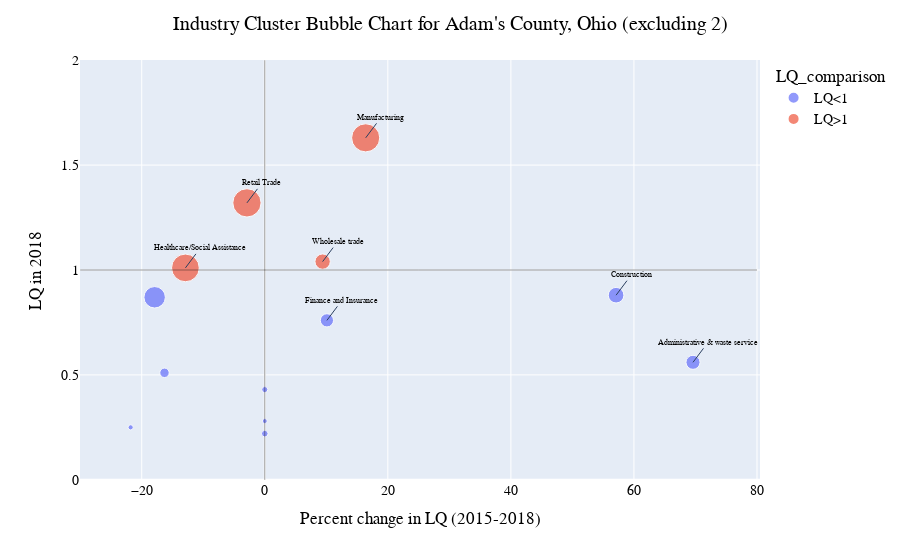

Notebook cell for this chart:
### Code cell
# Adding muliple Annotation to the figure
adam_bubble_filtered.add_annotation(
    x=16.4, y=1.63, text="Manufacturing")
adam_bubble_filtered.add_annotation(
    x=-2.9, y=1.32, text="Retail Trade")
adam_bubble_filtered.add_annotation(
    x=-12.9, y=1.01, text="Healthcare/Social Assistance")
adam_bubble_filtered.add_annotation(
    x=9.4, y=1.04, text="Wholesale trade")
adam_bubble_filtered.add_annotation(
    x=57.1, y=0.88, text="Construction")
adam_bubble_filtered.add_annotation(
    x=69.6, y=0.56, text="Administrative & waste service")
adam_bubble_filtered.add_annotation(
    x=10.1, y=0.76, text="Finance and Insurance")


adam_bubble_filtered.update_annotations(dict(
    xref="x", yref="y", font=dict(size=8),
    # showarrow=True,
    # arrowhead=7,
    ax=15, ay=-20  # location of text on the coordinates
))

adam_bubble_filtered.show()  # print the figure

### Figure 1 — Plotly figure (JSON) as saved in the notebook; plotly's stock layout.template omitted (floating-point values rounded to 4 significant figures)
{"data": [{"hovertemplate": "<b>%{hovertext}</b><br><br>LQ_comparison=LQ<1<br>Per_change_LQ=%{x}<br>LQ_2018=%{y}<br>Eri_2018=%{marker.size}<extra></extra>", "hovertext": ["Construction", "Transportation and warehousing", "Information", "Finance and insurance", "Real estate and rental and leasing", "Administrative and waste services", "Arts, entertainment, and recreation", "Accommodation and food services", "Other services, except public administration"], "legendgroup": "LQ<1", "marker": {"color": "#636efa", "size": [264, 47, 29, 189, 40, 214, 27, 498, 96], "sizemode": "area", "sizeref": 2.165, "symbol": "circle"}, "mode": "markers", "name": "LQ<1", "showlegend": true, "type": "scatter", "x": [57.1, 0, -21.8, 10.1, 0, 69.6, 0, -17.9, -16.3], "xaxis": "x", "y": [0.88, 0.22, 0.25, 0.76, 0.43, 0.56, 0.28, 0.87, 0.51], "yaxis": "y"}, {"hovertemplate": "<b>%{hovertext}</b><br><br>LQ_comparison=LQ>1<br>Per_change_LQ=%{x}<br>LQ_2018=%{y}<br>Eri_2018=%{marker.size}<extra></extra>", "hovertext": ["Manufacturing", "Wholesale trade", "Retail trade", "Health care and social assistance"], "legendgroup": "LQ>1", "marker": {"color": "#EF553B", "size": [856, 254, 866, 830], "sizemode": "area", "sizeref": 2.165, "symbol": "circle"}, "mode": "markers", "name": "LQ>1", "showlegend": true, "type": "scatter", "x": [16.4, 9.4, -2.9, -12.9], "xaxis": "x", "y": [1.63, 1.04, 1.32, 1.01], "yaxis": "y"}], "layout": {"annotations": [{"ax": 15, "ay": -20, "font": {"size": 8}, "text": "Manufacturing", "x": 16.4, "xref": "x", "y": 1.63, "yref": "y"}, {"ax": 15, "ay": -20, "font": {"size": 8}, "text": "Retail Trade", "x": -2.9, "xref": "x", "y": 1.32, "yref": "y"}, {"ax": 15, "ay": -20, "font": {"size": 8}, "text": "Healthcare/Social Assistance", "x": -12.9, "xref": "x", "y": 1.01, "yref": "y"}, {"ax": 15, "ay": -20, "font": {"size": 8}, "text": "Wholesale trade", "x": 9.4, "xref": "x", "y": 1.04, "yref": "y"}, {"ax": 15, "ay": -20, "font": {"size": 8}, "text": "Construction", "x": 57.1, "xref": "x", "y": 0.88, "yref": "y"}, {"ax": 15, "ay": -20, "font": {"size": 8}, "text": "Administrative & waste service", "x": 69.6, "xref": "x", "y": 0.56, "yref": "y"}, {"ax": 15, "ay": -20, "font": {"size": 8}, "text": "Finance and Insurance", "x": 10.1, "xref": "x", "y": 0.76, "yref": "y"}], "font": {"color": "black", "family": "Helvetica", "size": 14}, "hoverlabel": {"bgcolor": "white", "font": {"color": "black"}}, "legend": {"itemsizing": "constant", "title": {"text": "LQ_comparison"}, "tracegroupgap": 0}, "margin": {"t": 60}, "shapes": [{"line": {"color": "Black", "width": 0.4}, "type": "line", "x0": 0, "x1": 0, "y0": 0, "y1": 2}, {"line": {"color": "Black", "width": 0.4}, "type": "line", "x0": -30, "x1": 80, "y0": 1, "y1": 1}], "title": {"text": "Industry Cluster Bubble Chart for Adam's County, Ohio (excluding 2)", "x": 0.5}, "xaxis": {"anchor": "y", "domain": [0, 1], "title": {"text": "Percent change in LQ (2015-2018)"}}, "yaxis": {"anchor": "x", "domain": [0, 1], "title": {"text": "LQ in 2018"}}}}
